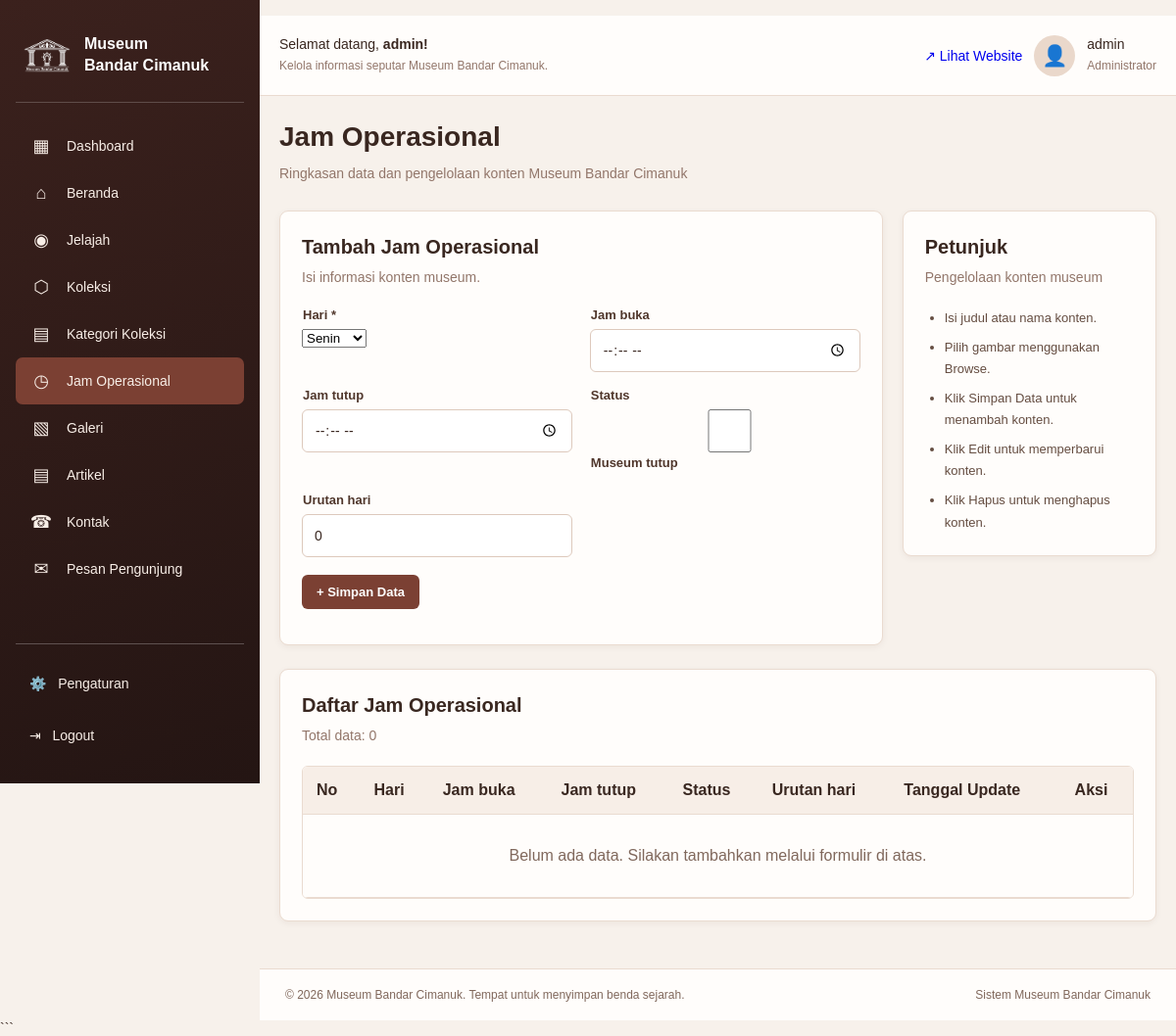
/jam-operasional.php (signed in), run on an earlier commit of the app's database.
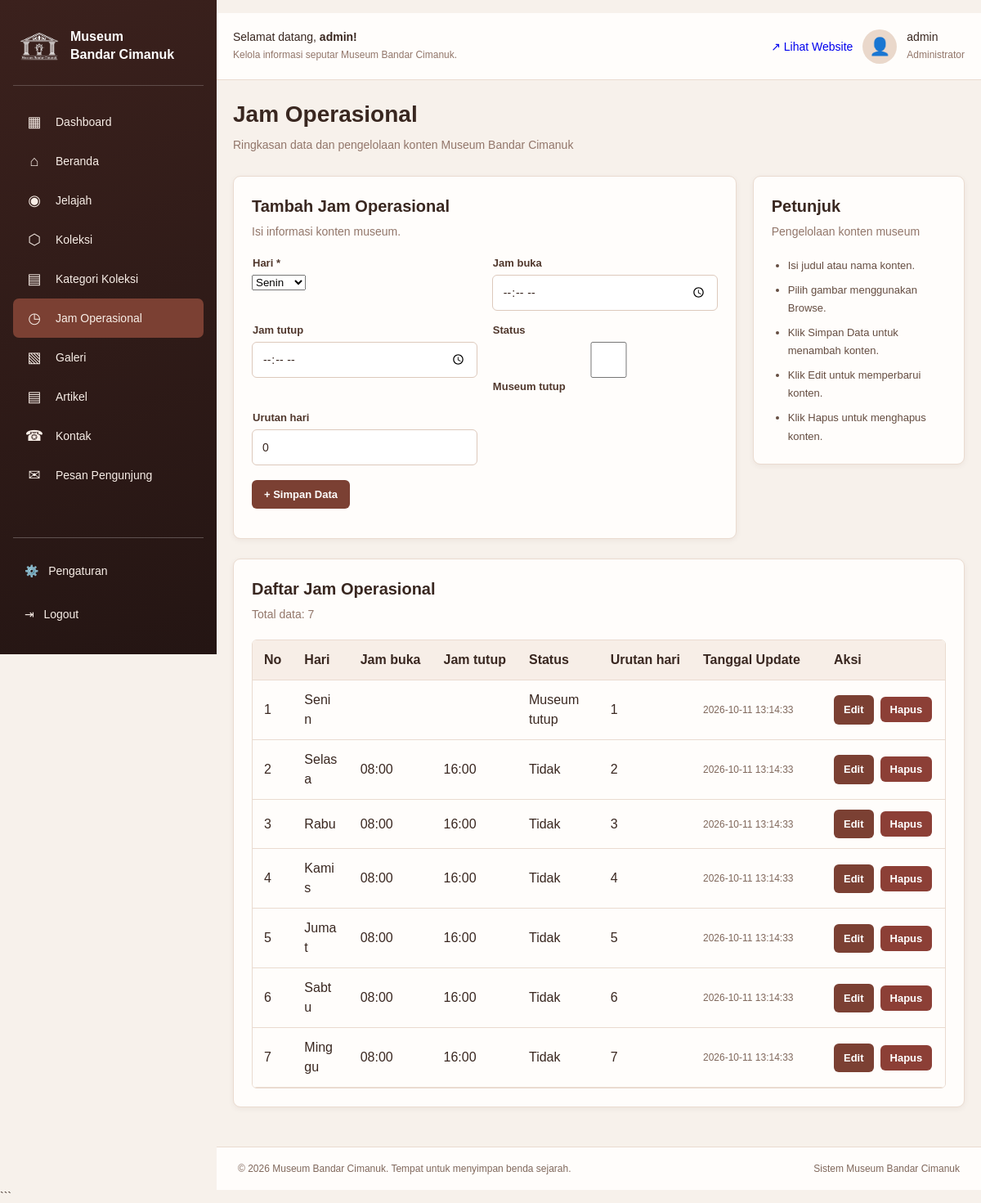
And on a later commit of the database.
### tables this page shows
CREATE TABLE IF NOT EXISTS jam_operasional (
 id INT AUTO_INCREMENT PRIMARY KEY, hari VARCHAR(30) NOT NULL,
 jam_buka VARCHAR(10) NOT NULL DEFAULT '', jam_tutup VARCHAR(10) NOT NULL DEFAULT '',
 tutup TINYINT(1) NOT NULL DEFAULT 0, sort_order INT NOT NULL DEFAULT 0,
 UNIQUE KEY uq_jam_operasional_hari (hari),
 created_at TIMESTAMP DEFAULT CURRENT_TIMESTAMP,
 updated_at TIMESTAMP DEFAULT CURRENT_TIMESTAMP ON UPDATE CURRENT_TIMESTAMP
);

### jam-operasional.php (called while the page is built)
<?php
$table = 'jam_operasional';
$label = 'Jam Operasional';
$active_file = 'jam-operasional.php';
$fields = [
    'hari' => ['label' => 'Hari', 'type' => 'select', 'options' => ['Senin' => 'Senin', 'Selasa' => 'Selasa', 'Rabu' => 'Rabu', 'Kamis' => 'Kamis', 'Jumat' => 'Jumat', 'Sabtu' => 'Sabtu', 'Minggu' => 'Minggu'], 'required' => true],
    'jam_buka' => ['label' => 'Jam buka', 'type' => 'time'],
    'jam_tutup' => ['label' => 'Jam tutup', 'type' => 'time'],
    'tutup' => ['label' => 'Status', 'type' => 'checkbox', 'checked_label' => 'Museum tutup'],
    'sort_order' => ['label' => 'Urutan hari', 'type' => 'number', 'min' => 0, 'default' => 0],
];
require 'crud_page.php';
?>

### crud_page.php (the view, shortened to what this page needs)
<?php
require_once 'auth.php';
require_once 'layout.php';
$normalizedFields = [];
foreach ($fields as $key => $field) {
    $normalizedFields[$key] = is_array($field)
        ? $field + ['label' => $key, 'type' => 'text']
        : ['label' => $field, 'type' => $key === 'gambar' ? 'image' : 'text'];
}
$edit = null;
$result = $conn->query("SELECT * FROM `$table` ORDER BY sort_order ASC, id DESC");
render_header($active_file, $label);
?>
<div class="two-col">
    <div class="panel">
        <div class="panel-head">
            <div>
                <h2>
                    <?= $edit ? 'Edit' : 'Tambah' ?>
                    <?= e($label) ?>
                </h2>
                <p>Isi informasi konten museum.</p>
            </div>
        </div>
        <form
            method="post"
            enctype="multipart/form-data"
            class="crud-form"
        >
            <?php foreach ($normalizedFields as $key => $field): ?>
                <?php $type = $field['type']; ?>
                <div class="form-field <?= in_array($type, ['textarea', 'image'], true) ? 'form-field-wide' : '' ?>">
                    <label for="content-<?= e($key) ?>">
                        <?= e($field['label']) ?>
                        <?= !empty($field['required']) ? '*' : '' ?>
                    </label>
                <?php if ($type === 'image'): ?>
                    <?php if (!empty($edit[$key]) && is_file(__DIR__ . '/assets/uploads/' . basename($edit[$key]))): ?>
                        <div class="current-image">
                            <img
                                class="content-image"
                                src="assets/uploads/<?= e(basename($edit[$key])) ?>"
                                alt="Gambar saat ini"
                            >
                            <span>Gambar tersimpan. Unggah file baru untuk menggantinya.</span>
                        </div>
                    <?php endif; ?>
                    <input
                        id="content-<?= e($key) ?>"
                        type="file"
                        name="<?= e($key) ?>"
                        accept=".jpg,.jpeg,.png,.gif,.webp"
                    >
                    <?php if (!empty($edit[$key])): ?>
                        <label class="checkbox-field">
                            <input type="checkbox" name="hapus_<?= e($key) ?>" value="1">
                            Hapus gambar tersimpan
                        </label>
                    <?php endif; ?>
                    <small class="field-help">JPG, PNG, GIF, atau WEBP. Maksimal 5 MB.</small>
                <?php elseif ($type === 'checkbox'): ?>
                    <label class="checkbox-field">
                        <input
                            id="content-<?= e($key) ?>"
                            type="checkbox"
                            name="<?= e($key) ?>"
                            value="1"
                            <?= isset($edit[$key]) ? (!empty($edit[$key]) ? 'checked' : '') : (!empty($field['default']) ? 'checked' : '') ?>
                        >
                        <?= e($field['checked_label'] ?? 'Aktif') ?>
                    </label>
                <?php elseif ($type === 'select'): ?>
                    <select id="content-<?= e($key) ?>" name="<?= e($key) ?>" <?= !empty($field['required']) ? 'required' : '' ?>>
                        <?php foreach (($field['options'] ?? []) as $optionValue => $optionLabel): ?>
                            <option value="<?= e($optionValue) ?>" <?= (string) ($edit[$key] ?? '') === (string) $optionValue ? 'selected' : '' ?>><?= e($optionLabel) ?></option>
                        <?php endforeach; ?>
                    </select>
                <?php else: ?>
                    <input
                        id="content-<?= e($key) ?>"
                        type="<?= e(in_array($type, ['date', 'time', 'number', 'email', 'url', 'tel'], true) ? $type : 'text') ?>"
                        name="<?= e($key) ?>"
                        value="<?= e($edit[$key] ?? ($field['default'] ?? ($type === 'number' ? 0 : ''))) ?>"
                        <?= !empty($field['required']) ? 'required' : '' ?>
                        <?= isset($field['min']) ? 'min="' . (int) $field['min'] . '"' : '' ?>
                        <?= $type === 'number' ? 'step="1"' : '' ?>
                        placeholder="Masukkan <?= e(strtolower($field['label'])) ?>"
                    >
                <?php endif; ?>
                </div>
            <?php endforeach; ?>
            <div class="form-actions">
                <button
                    type="submit"
                    class="btn primary"
                >
                    <?= $edit ? 'Simpan Perubahan' : '+ Simpan Data' ?>
                </button>
            </div>
        </form>
    </div>
    <div class="panel">
        <div class="panel-head">
            <div>
                <h2>Petunjuk</h2>
                <p>Pengelolaan konten museum</p>
            </div>
        </div>
        <ul class="help-list">
            <li>Isi judul atau nama konten.</li>
            <li>Pilih gambar menggunakan Browse.</li>
            <li>Klik Simpan Data untuk menambah konten.</li>
            <li>Klik Edit untuk memperbarui konten.</li>
            <li>Klik Hapus untuk menghapus konten.</li>
        </ul>
    </div>
</div>
<div class="panel">
    <div class="panel-head">
        <div>
            <h2>Daftar <?= e($label) ?></h2>
            <p>
                Total data:
                <?= $result ? $result->num_rows : 0 ?>
            </p>
        </div>
    </div>
    <div class="table-wrap">
        <table class="crud-table">
            <thead>
                <tr>
                    <th>No</th>
                    <?php foreach ($normalizedFields as $field): ?>
                        <th><?= e($field['label']) ?></th>
                    <?php endforeach; ?>
                    <th>Tanggal Update</th>
                    <th>Aksi</th>
                </tr>
            </thead>
            <tbody>
                <?php if ($result && $result->num_rows > 0): ?>
                    <?php $no = 1; ?>
                    <?php while ($row = $result->fetch_assoc()): ?>
                        <tr>
                            <td><?= $no++ ?></td>
                            <?php foreach ($normalizedFields as $key => $field): ?>
                                <td class="<?= $field['type'] === 'image' ? 'image-cell' : 'text-cell' ?>">
                                    <?php if ($field['type'] === 'image' && !empty($row[$key]) && is_file(__DIR__ . '/assets/uploads/' . basename($row[$key]))): ?>
                                        <img
                                            class="content-image"
                                            src="assets/uploads/<?= e(basename($row[$key])) ?>"
                                            alt="Gambar konten"
                                        >
                                    <?php elseif ($field['type'] === 'image'): ?>
                                        Belum ada gambar
                                    <?php elseif ($field['type'] === 'checkbox'): ?>
                                        <?= !empty($row[$key]) ? e($field['checked_label'] ?? 'Aktif') : 'Tidak' ?>
                                    <?php elseif ($field['type'] === 'select'): ?>
                                        <?= e($field['options'][$row[$key] ?? ''] ?? $row[$key] ?? '-') ?>
                                    <?php else: ?>
                                        <?= e(
                                            mb_strimwidth(
                                                $row[$key] ?? '',
                                                0,
                                                70,
                                                '...'
                                            )
                                        ) ?>
                                    <?php endif; ?>
                                </td>
                            <?php endforeach; ?>
                            <td class="date-cell">
                                <?= e(
                                    $row['updated_at']
                                    ?? $row['created_at']
                                    ?? '-'
                                ) ?>
                            </td>
                            <td class="action-cell">
                                <div class="actions">
                                    <a
                                        class="btn small primary"
                                        href="<?= e($active_file) ?>?edit=<?= (int) $row['id'] ?>"
                                    >
                                        Edit
                                    </a>
                                    <form
                                        method="post"
                                        onsubmit="return confirm('Yakin ingin menghapus data ini?')"
                                    >
                                        <button
                                            type="submit"
                                            class="btn small danger"
                                        >
                                            Hapus
                                        </button>
                                    </form>
                                </div>
                            </td>
                        </tr>
                    <?php endwhile; ?>
                <?php else: ?>
                    <tr>
                        <td
                            colspan="<?= count($normalizedFields) + 3 ?>"
                            class="empty"
                        >
                            Belum ada data.
                            Silakan tambahkan melalui formulir di atas.
                        </td>
                    </tr>
                <?php endif; ?>
            </tbody>
        </table>
    </div>
</div>
<?php render_footer(); ?>

### layout.php (shortened to what this page needs)
<?php
function e($value) {
    return htmlspecialchars((string)$value, ENT_QUOTES, 'UTF-8');
}
function render_header($active, $title, $subtitle = 'Kelola informasi seputar Museum Bandar Cimanuk.') {
    $menu = [
        'dashboard.php' => ['▦', 'Dashboard'],
        'beranda.php'   => ['⌂', 'Beranda'],
        'jelajah.php'   => ['◉', 'Jelajah'],
        'koleksi.php'   => ['⬡', 'Koleksi'],
        'kategori-koleksi.php' => ['▤', 'Kategori Koleksi'],
        'jam-operasional.php' => ['◷', 'Jam Operasional'],
        'galeri.php'    => ['▧', 'Galeri'],
        'artikel.php'   => ['▤', 'Artikel'],
        'kontak.php'    => ['☎', 'Kontak'],
        'pesan-admin.php' => ['✉', 'Pesan Pengunjung'],
    ];
    $user = $_SESSION['admin_username'] ?? 'Admin';
    ?>
    <!doctype html>
    <html lang="id">
    <head>
        <link rel="stylesheet" href="assets/style.css">
    </head>
    <body>
        <aside class="sidebar">
            <a class="brand" href="dashboard.php">
                <img
                    src="assets/uploads/logo2.png"
                    alt="Logo Museum Bandar Cimanuk"
                    class="brand-logo-img">
                <span class="brand-text">
                 Museum<br>Bandar Cimanuk
                </span>
            </a>
            <nav>
                <?php foreach ($menu as $url => $item): ?>
                    <?php $isActive = ($active === $url) ? 'active' : ''; ?>
                    <a class="nav-link <?= $isActive ?>" href="<?= e($url) ?>">
                        <span class="nav-icon"><?= $item[0] ?></span>
                        <?= $item[1] ?>
                    </a>
                <?php endforeach; ?>
            </nav>
            <div class="sidebar-bottom">
                <a class="nav-link" href="pengaturan.php">⚙️ &nbsp; Pengaturan</a>
                <a class="nav-link" href="logout.php">⇥ &nbsp; Logout</a>
            </div>
        </aside>
        <main class="main">
            <header class="topbar">
                <div>
                    <div>Selamat datang, <b><?= e($user) ?>!</b></div>
                    <small><?= e($subtitle) ?></small>
                </div>
                <div class="top-actions">
                    <a href="../museum-cimanuk/" target="_blank">↗ Lihat Website</a>
                    <div class="avatar">👤</div>
                    <div>
                        <?= e($user) ?>
                        <small>Administrator</small>
                    </div>
                </div>
            </header>
            <section class="content">
                <div class="page-heading">
                    <div>
                        <h1><?= e($title) ?></h1>
                        <p>Ringkasan data dan pengelolaan konten Museum Bandar Cimanuk</p>
                    </div>
                </div>
    <?php
}
function render_footer() {
    ?>
            </section>
            <footer class="footer">
                © 2026 Museum Bandar Cimanuk. Tempat untuk menyimpan benda sejarah.
                <span>Sistem Museum Bandar Cimanuk</span>
            </footer>
        </main>
    </body>
    </html>
    <?php
}
?>

What changed in the data, as far as the page shows it:
added jam_operasional: hari "Senin", checked_label "Museum tutup", sort_order "1", updated_at "2026-10-11 13:14:33"
added jam_operasional: hari "Selasa", jam_buka "08:00", jam_tutup "16:00", sort_order "2", updated_at "2026-10-11 13:14:33"
added jam_operasional: hari "Rabu", jam_buka "08:00", jam_tutup "16:00", sort_order "3", updated_at "2026-10-11 13:14:33"
added jam_operasional: hari "Kamis", jam_buka "08:00", jam_tutup "16:00", sort_order "4", updated_at "2026-10-11 13:14:33"
added jam_operasional: hari "Jumat", jam_buka "08:00", jam_tutup "16:00", sort_order "5", updated_at "2026-10-11 13:14:33"
added jam_operasional: hari "Sabtu", jam_buka "08:00", jam_tutup "16:00", sort_order "6", updated_at "2026-10-11 13:14:33"
added jam_operasional: hari "Minggu", jam_buka "08:00", jam_tutup "16:00", sort_order "7", updated_at "2026-10-11 13:14:33"
Also different on the page:
$result->num_rows: "0" → "7"
text no longer shown: "Belum ada data. Silakan tambahkan melalui formulir di atas."
